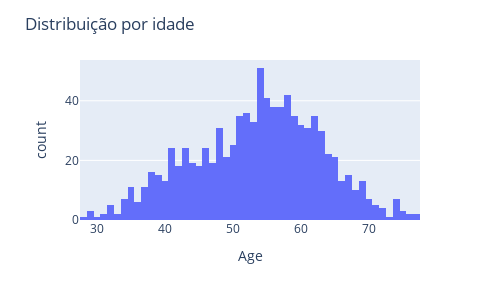

Notebook code for this chart:
### Code cell
hist1 = px.histogram(df, x = 'Age',nbins=60)
hist1.update_layout(width=500, height=300, title_text='Distribuição por idade')
hist1.show()

### Figure 1 — Plotly figure (JSON) as saved in the notebook; plotly's stock layout.template omitted (floating-point values rounded to 4 significant figures; data arrays with more than 128 entries replaced by an {"elided": "..."} marker saying what was removed)
{"data": [{"bingroup": "x", "hovertemplate": "Age=%{x}<br>count=%{y}<extra></extra>", "legendgroup": "", "marker": {"color": "#636efa", "pattern": {"shape": ""}}, "name": "", "nbinsx": 60, "orientation": "v", "showlegend": false, "type": "histogram", "x": {"elided": "918 int values"}, "xaxis": "x", "yaxis": "y"}], "layout": {"barmode": "relative", "height": 300, "legend": {"tracegroupgap": 0}, "margin": {"t": 60}, "title": {"text": "Distribuição por idade"}, "width": 500, "xaxis": {"anchor": "y", "domain": [0, 1], "title": {"text": "Age"}}, "yaxis": {"anchor": "x", "domain": [0, 1], "title": {"text": "count"}}}}
